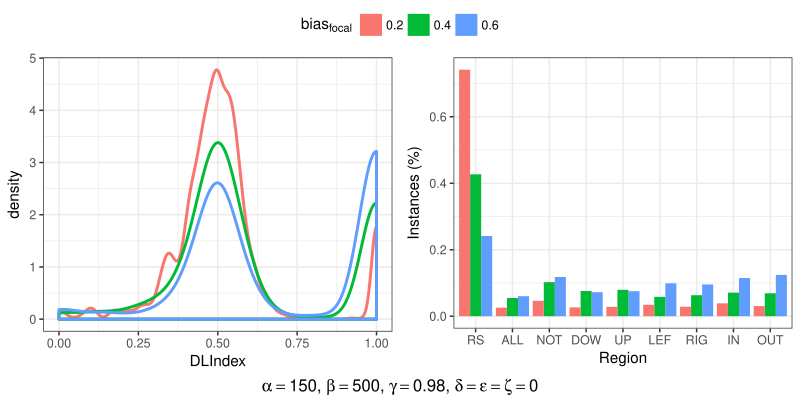

This figure's R source:
library(ggplot2)
library(gridExtra)
library(Rmisc)

get_legend<-function(myggplot){
  tmp <- ggplot_gtable(ggplot_build(myggplot))
  leg <- which(sapply(tmp$grobs, function(x) x$name) == "guide-box")
  legend <- tmp$grobs[[leg]]
  return(legend)
}


###############################################
# Alpha = 150; Beta = 500; Gamma = 0.98
###############################################
df1 = read.csv("out_Focal0.025-Alpha150.csv")
df1$Exp <- as.character("0.2")
# head(df1)
df2 = read.csv("out_Focal0.05-Alpha150.csv")
df2$Exp <- as.character("0.4")
# head(df2)
df3 = read.csv("out_Focal0.075-Alpha150.csv")
df3$Exp <- as.character("0.6")
# head(df3)

df1 <- df1[complete.cases(df1), ]
df2 <- df2[complete.cases(df2), ]
df3 <- df3[complete.cases(df3), ]

df <- rbind(
  df1[c('Round', 
        'DLIndex',
        'Strategy',
        'Consistency',
        'Norm_Score_LAG1',
        'Exp')],
  df2[c('Round', 
        'DLIndex',
        'Strategy',
        'Consistency',
        'Norm_Score_LAG1',
        'Exp')],
  df3[c('Round', 
        'DLIndex',
        'Strategy',
        'Consistency',
        'Norm_Score_LAG1',
        'Exp')]
)
df$Exp <- as.factor(df$Exp)
df$Exp <- factor(df$Exp, levels = c('0.2', '0.4', '0.6'))

#dfc_DLIndex <- summarySE(df, measurevar="DLIndex", groupvars=c("Exp", "Round"))
# head(dfc_DLIndex)

# Density plot Size_visited
g1 <- ggplot(df, aes(DLIndex, colour=Exp, group=Exp)) +
  geom_density(size=1) +
#  scale_colour_manual(values = c("0" = "#999999", "70" = "#E69F00", "150" = "#56B4E9")) +  
  #  scale_y_continuous(limits = c(0, 3)) + 
#  ggtitle(TeX('$\\alpha{=}150$')) + 
  labs(color = TeX('bias$_{focal}$')) +
  theme_bw() +
  theme(legend.position="bottom")               # Position legend in bottom right

# g1

df$Strategy <- lapply(df$Strategy, function(x) {
  if(x=='0' || x=='9') {
    return('RS')
  } else if(x=='1') {
    return('ALL')
  } else if(x=='2') {
    return('NOT')
  } else if(x=='3') {
    return('DOW')
  } else if(x=='4') {
    return('UP')
  } else if(x=='5') {
    return('LEF')
  } else if(x=='6') {
    return('RIG')
  } else if(x=='7') {
    return('IN')
  } else if(x=='8') {
    return('OUT')
  } else {
    #    print(x)
    return(as.character(x))
  }
})
df$Strategy <- unlist(df$Strategy)
df$Strategy <- as.factor(df$Strategy)
df$Strategy <- factor(df$Strategy, levels = c('RS',
                                              'ALL', 
                                              'NOT', 
                                              'DOW', 
                                              'UP', 
                                              'LEF', 
                                              'RIG', 
                                              'IN', 
                                              'OUT'))

g2 <- ggplot(df, aes(x=Strategy,  group=Exp, fill=Exp)) + 
  geom_bar(aes(y = ..prop..), stat="count", position="dodge") +
  #  geom_text(aes(label = scales::percent(..prop..),
  #                 y= ..prop.. ), stat= "count", vjust = -.5) +
  #  labs(y = "Percent", fill="Region") +
  xlab("Region") +
  ylab("Instances (%)") +
  labs(fill = TeX('bias$_{focal}$')) +
  #  facet_grid(~Condition) +
  #  scale_y_continuous(labels = scales::percent, limits = c(0, 0.6)) +
  theme_bw() +
  theme(legend.position="bottom")

# g2

legend <- get_legend(g2)
g1 <- g1 + theme(legend.position="none")
g2 <- g2 + theme(legend.position="none")

expTex = TeX('$\\alpha{=}150$, $\\beta{=}500$, $\\gamma{=}0.98$, $\\delta{=}\\epsilon{=}\\zeta{=}0$')
title1=textGrob(expTex, gp=gpar(fontface="bold"))
g <- grid.arrange(g1, g2, ncol = 2, top=legend, bottom=title1)
